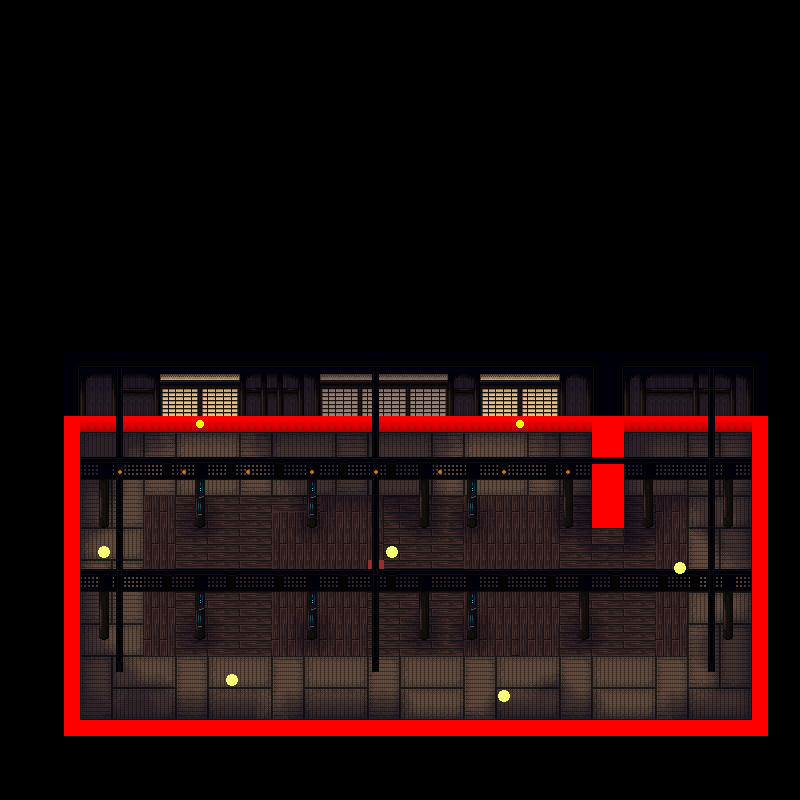

Below is a game level as drawn by its tile map, then a one-line description and the .tmx that defines it (tile-layer data replaced by summaries):
An orthogonal 50x50 tile map with 16x16 px tiles, 6 tile layers (GroundUpper, Ground, Coll, Shadow, ...), 4 tilesets.

<map version="1.4" orientation="orthogonal" renderorder="right-down" width="50" height="50" tilewidth="16" tileheight="16">
  <tileset firstgid="1" source="../../../media/map/old-hideout-inner.tsx" />
  <tileset firstgid="267" source="../../../media/map/old-hideout-shadows.tsx" />
  <tileset firstgid="303" source="../../../media/map/collisiontiles-16x16.tsx" />
  <tileset firstgid="318" source="../../../media/map/lightmap-tiles.tsx" />
  <layer id="5" name="GroundUpper" width="50" height="50">
    <data>[2500 cells, 85 non-empty, 11 distinct tile ids]</data>
  </layer>
  <layer id="0" name="Ground" width="50" height="50">
    <data>[2500 cells, 976 non-empty, 81 distinct tile ids]</data>
  </layer>
  <layer id="2" name="Coll" width="50" height="50">
    <data>[2500 cells, 136 non-empty, 1 distinct tile ids]</data>
  </layer>
  <layer id="1" name="Shadow" width="50" height="50">
    <data>[2500 cells, 902 non-empty, 36 distinct tile ids]</data>
  </layer>
  <layer id="4" name="Bars" width="50" height="50">
    <data>[2500 cells, 259 non-empty, 17 distinct tile ids]</data>
  </layer>
  <layer id="3" name="Light" width="50" height="50">
    <data>[2500 cells, 15 non-empty, 3 distinct tile ids]</data>
  </layer>
</map>
